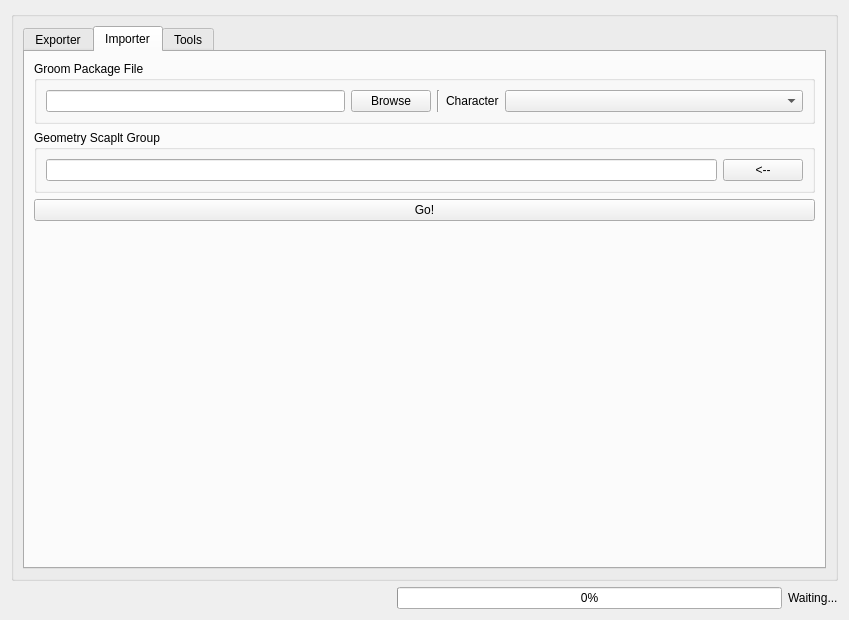
<?xml version="1.0" encoding="UTF-8"?>
<ui version="4.0">
 <class>xgen_widget</class>
 <widget class="QWidget" name="xgen_widget">
  <property name="geometry">
   <rect>
    <x>0</x>
    <y>0</y>
    <width>849</width>
    <height>620</height>
   </rect>
  </property>
  <property name="windowTitle">
   <string>Form</string>
  </property>
  <layout class="QVBoxLayout" name="verticalLayout_3">
   <item>
    <widget class="QGroupBox" name="groupBox">
     <property name="title">
      <string/>
     </property>
     <property name="flat">
      <bool>true</bool>
     </property>
     <property name="checkable">
      <bool>false</bool>
     </property>
     <layout class="QVBoxLayout" name="verticalLayout">
      <item>
       <widget class="QTabWidget" name="grom_tabw">
        <property name="currentIndex">
         <number>1</number>
        </property>
        <widget class="QWidget" name="exporter_tab">
         <attribute name="title">
          <string>Exporter</string>
         </attribute>
         <layout class="QVBoxLayout" name="verticalLayout_6">
          <item>
           <widget class="QGroupBox" name="collection_gbx">
            <property name="title">
             <string>XGen Collection</string>
            </property>
            <layout class="QVBoxLayout" name="verticalLayout_5">
             <item>
              <widget class="QComboBox" name="collection_cbx"/>
             </item>
            </layout>
           </widget>
          </item>
          <item>
           <widget class="QGroupBox" name="path_gbx">
            <property name="title">
             <string>Path to save</string>
            </property>
            <layout class="QHBoxLayout" name="horizontalLayout_5">
             <item>
              <layout class="QVBoxLayout" name="verticalLayout_10">
               <item>
                <widget class="QLabel" name="label">
                 <property name="text">
                  <string>If the character is set, path will be ignored</string>
                 </property>
                </widget>
               </item>
               <item>
                <layout class="QHBoxLayout" name="horizontalLayout_8">
                 <item>
                  <widget class="QLineEdit" name="path_txf"/>
                 </item>
                 <item>
                  <widget class="QPushButton" name="path_browse_btn">
                   <property name="text">
                    <string>Browse</string>
                   </property>
                  </widget>
                 </item>
                 <item>
                  <widget class="Line" name="line">
                   <property name="orientation">
                    <enum>Qt::Vertical</enum>
                   </property>
                  </widget>
                 </item>
                 <item>
                  <widget class="QLabel" name="import_character_lbl">
                   <property name="text">
                    <string>Character</string>
                   </property>
                  </widget>
                 </item>
                 <item>
                  <widget class="QComboBox" name="export_character_cbx"/>
                 </item>
                </layout>
               </item>
              </layout>
             </item>
            </layout>
           </widget>
          </item>
          <item>
           <widget class="QGroupBox" name="comment_btx">
            <property name="title">
             <string>Comment</string>
            </property>
            <layout class="QVBoxLayout" name="verticalLayout_9">
             <item>
              <widget class="QLabel" name="label_2">
               <property name="text">
                <string>If the comment not set, files won't be uploaded into artella</string>
               </property>
              </widget>
             </item>
             <item>
              <widget class="QPlainTextEdit" name="comment_pte"/>
             </item>
            </layout>
           </widget>
          </item>
          <item>
           <widget class="QPushButton" name="export_go_btn">
            <property name="text">
             <string>Go!</string>
            </property>
           </widget>
          </item>
          <item>
           <spacer name="verticalSpacer_3">
            <property name="orientation">
             <enum>Qt::Vertical</enum>
            </property>
            <property name="sizeHint" stdset="0">
             <size>
              <width>20</width>
              <height>40</height>
             </size>
            </property>
           </spacer>
          </item>
         </layout>
        </widget>
        <widget class="QWidget" name="importer_tab">
         <attribute name="title">
          <string>Importer</string>
         </attribute>
         <layout class="QVBoxLayout" name="verticalLayout_7">
          <item>
           <widget class="QGroupBox" name="groom_package_gbx">
            <property name="title">
             <string>Groom Package File</string>
            </property>
            <layout class="QHBoxLayout" name="horizontalLayout_3">
             <item>
              <widget class="QLineEdit" name="groom_package_txf"/>
             </item>
             <item>
              <widget class="QPushButton" name="groom_file_browser_btn">
               <property name="text">
                <string>Browse</string>
               </property>
              </widget>
             </item>
             <item>
              <widget class="Line" name="line_2">
               <property name="orientation">
                <enum>Qt::Vertical</enum>
               </property>
              </widget>
             </item>
             <item>
              <widget class="QLabel" name="label_3">
               <property name="text">
                <string>Character</string>
               </property>
              </widget>
             </item>
             <item>
              <widget class="QComboBox" name="import_character_cbx">
               <property name="sizePolicy">
                <sizepolicy hsizetype="Expanding" vsizetype="Fixed">
                 <horstretch>0</horstretch>
                 <verstretch>0</verstretch>
                </sizepolicy>
               </property>
              </widget>
             </item>
            </layout>
           </widget>
          </item>
          <item>
           <widget class="QGroupBox" name="geometry_scalpt_grp_bgx">
            <property name="title">
             <string>Geometry Scaplt Group</string>
            </property>
            <layout class="QHBoxLayout" name="horizontalLayout_4">
             <item>
              <widget class="QLineEdit" name="geometry_scalpt_grp_txf"/>
             </item>
             <item>
              <widget class="QPushButton" name="geometry_scalpt_grp_btn">
               <property name="text">
                <string>&lt;--</string>
               </property>
              </widget>
             </item>
            </layout>
           </widget>
          </item>
          <item>
           <widget class="QPushButton" name="importer_go_btn">
            <property name="text">
             <string>Go!</string>
            </property>
           </widget>
          </item>
          <item>
           <spacer name="verticalSpacer_2">
            <property name="orientation">
             <enum>Qt::Vertical</enum>
            </property>
            <property name="sizeHint" stdset="0">
             <size>
              <width>20</width>
              <height>40</height>
             </size>
            </property>
           </spacer>
          </item>
         </layout>
        </widget>
        <widget class="QWidget" name="tools_tab">
         <attribute name="title">
          <string>Tools</string>
         </attribute>
         <layout class="QVBoxLayout" name="verticalLayout_8">
          <item>
           <widget class="QPushButton" name="export_patches_btn">
            <property name="text">
             <string>Export Patches For Batch Render</string>
            </property>
           </widget>
          </item>
          <item>
           <widget class="QGroupBox" name="arnold_variables_gbx">
            <property name="title">
             <string>Arnold Variables</string>
            </property>
            <layout class="QFormLayout" name="formLayout">
             <item row="0" column="0">
              <widget class="QLabel" name="renderer_lbl">
               <property name="text">
                <string>Renderer</string>
               </property>
              </widget>
             </item>
             <item row="0" column="1">
              <widget class="QComboBox" name="renderer_cbx"/>
             </item>
             <item row="3" column="0">
              <widget class="QLabel" name="render_mode_lbl">
               <property name="text">
                <string>Render Mode</string>
               </property>
              </widget>
             </item>
             <item row="3" column="1">
              <widget class="QComboBox" name="renderer_mode_cbx"/>
             </item>
             <item row="6" column="0">
              <widget class="QLabel" name="motion_blur_lbl">
               <property name="text">
                <string>Motion Blur</string>
               </property>
              </widget>
             </item>
             <item row="6" column="1">
              <widget class="QComboBox" name="motion_blur_cbx"/>
             </item>
            </layout>
           </widget>
          </item>
          <item>
           <widget class="QGroupBox" name="shader_variables_gbx">
            <property name="title">
             <string>Shader Variables</string>
            </property>
            <layout class="QVBoxLayout" name="verticalLayout_4">
             <item>
              <layout class="QHBoxLayout" name="horizontalLayout_2">
               <item>
                <widget class="QLabel" name="label_5">
                 <property name="text">
                  <string>Extra Samples</string>
                 </property>
                </widget>
               </item>
               <item>
                <widget class="QSpinBox" name="extra_samples_sbx"/>
               </item>
               <item>
                <spacer name="horizontalSpacer">
                 <property name="orientation">
                  <enum>Qt::Horizontal</enum>
                 </property>
                 <property name="sizeHint" stdset="0">
                  <size>
                   <width>40</width>
                   <height>20</height>
                  </size>
                 </property>
                </spacer>
               </item>
              </layout>
             </item>
             <item>
              <layout class="QHBoxLayout" name="horizontalLayout">
               <item>
                <widget class="QLabel" name="label_4">
                 <property name="text">
                  <string>Extra Depth</string>
                 </property>
                </widget>
               </item>
               <item>
                <widget class="QSpinBox" name="extra_depth_sbx"/>
               </item>
               <item>
                <spacer name="horizontalSpacer_2">
                 <property name="orientation">
                  <enum>Qt::Horizontal</enum>
                 </property>
                 <property name="sizeHint" stdset="0">
                  <size>
                   <width>40</width>
                   <height>20</height>
                  </size>
                 </property>
                </spacer>
               </item>
              </layout>
             </item>
            </layout>
           </widget>
          </item>
          <item>
           <widget class="QGroupBox" name="guides_gbx">
            <property name="title">
             <string>Guides</string>
            </property>
            <layout class="QVBoxLayout" name="verticalLayout_2">
             <item>
              <layout class="QHBoxLayout" name="horizontalLayout_6">
               <item>
                <widget class="QLabel" name="shot_lbl">
                 <property name="text">
                  <string>Shot</string>
                 </property>
                </widget>
               </item>
               <item>
                <widget class="QComboBox" name="shot_cbx"/>
               </item>
               <item>
                <spacer name="horizontalSpacer_3">
                 <property name="orientation">
                  <enum>Qt::Horizontal</enum>
                 </property>
                 <property name="sizeHint" stdset="0">
                  <size>
                   <width>40</width>
                   <height>20</height>
                  </size>
                 </property>
                </spacer>
               </item>
              </layout>
             </item>
             <item>
              <widget class="QPushButton" name="import_guides_btn">
               <property name="text">
                <string>Import Guides</string>
               </property>
              </widget>
             </item>
             <item>
              <widget class="QPushButton" name="export_guides_btn">
               <property name="text">
                <string>Export Guides</string>
               </property>
              </widget>
             </item>
            </layout>
           </widget>
          </item>
          <item>
           <spacer name="verticalSpacer">
            <property name="orientation">
             <enum>Qt::Vertical</enum>
            </property>
            <property name="sizeHint" stdset="0">
             <size>
              <width>20</width>
              <height>40</height>
             </size>
            </property>
           </spacer>
          </item>
         </layout>
        </widget>
       </widget>
      </item>
     </layout>
    </widget>
   </item>
   <item>
    <layout class="QHBoxLayout" name="horizontalLayout_7">
     <item>
      <spacer name="horizontalSpacer_4">
       <property name="orientation">
        <enum>Qt::Horizontal</enum>
       </property>
       <property name="sizeHint" stdset="0">
        <size>
         <width>40</width>
         <height>20</height>
        </size>
       </property>
      </spacer>
     </item>
     <item>
      <widget class="QProgressBar" name="progress_bar">
       <property name="value">
        <number>0</number>
       </property>
      </widget>
     </item>
     <item>
      <widget class="QLabel" name="progress_lbl">
       <property name="text">
        <string>Waiting...</string>
       </property>
      </widget>
     </item>
    </layout>
   </item>
  </layout>
 </widget>
 <resources/>
 <connections/>
</ui>
